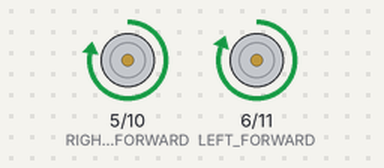
Bench run of a sketch on a simulated Arduino Uno, built with avr-gcc and run on an emulated ATmega328P. Parts: motor-driver pin pairs drawn as motors (green arrow = first pin HIGH = forward, orange = second pin HIGH = backward, longer = more drive).

Above: at 0.1 s.
At 5.1 s:
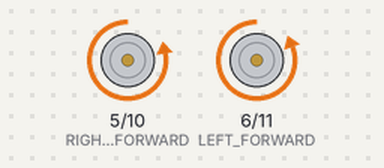
At 10.1 s:
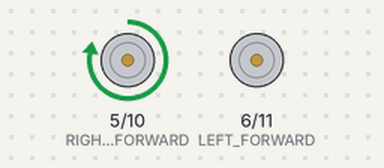
At 12.4 s:
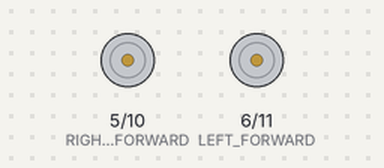
Timing chart, 0 to 13.9 s (numbered marks = the images above):
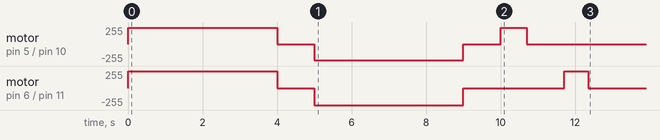

The sketch:

move_one_meter_exercise.ino
```cpp
const int LEFT_FORWARD = 6;
const int RIGHT_FORWARD = 5;
const int LEFT_BACKWARD = 11;
const int RIGHT_BACKWARD = 10;

const int LEFT_SPEED = 255;
const int RIGHT_SPEED = 245;

int oneMeterDelay = 4000;

void setup() {
  Serial.begin(9600);
  pinMode(LEFT_FORWARD, OUTPUT);
  pinMode(RIGHT_FORWARD, OUTPUT);
  pinMode(LEFT_BACKWARD, OUTPUT);
  pinMode(RIGHT_BACKWARD, OUTPUT);

  moveForward();
  delay(oneMeterDelay);
  stopMotors();
  moveBackward();
  delay(oneMeterDelay);
  stopMotors();
  turnLeft();
  delay(700);
  stopMotors();
  turnRight();
  delay(650);
  stopMotors();
}

void loop(){}

void moveForward(){
  analogWrite(LEFT_FORWARD, LEFT_SPEED);
  analogWrite(RIGHT_FORWARD, RIGHT_SPEED);
  digitalWrite(LEFT_BACKWARD, LOW);
  digitalWrite(RIGHT_BACKWARD, LOW);
}

void moveBackward(){
  digitalWrite(LEFT_FORWARD, LOW);
  digitalWrite(RIGHT_FORWARD, LOW);
  analogWrite(LEFT_BACKWARD, LEFT_SPEED);
  analogWrite(RIGHT_BACKWARD, RIGHT_SPEED);
}

void turnLeft(){
  analogWrite(RIGHT_FORWARD, RIGHT_SPEED);
  digitalWrite(RIGHT_BACKWARD, LOW);
}

void turnRight(){
  analogWrite(LEFT_FORWARD, LEFT_SPEED);
  digitalWrite(LEFT_BACKWARD, LOW);
}

void stopMotors(){
  digitalWrite(LEFT_FORWARD, LOW);
  digitalWrite(RIGHT_FORWARD, LOW);
  digitalWrite(LEFT_BACKWARD, LOW);
  digitalWrite(RIGHT_BACKWARD, LOW);
  delay(1000);
}
```
